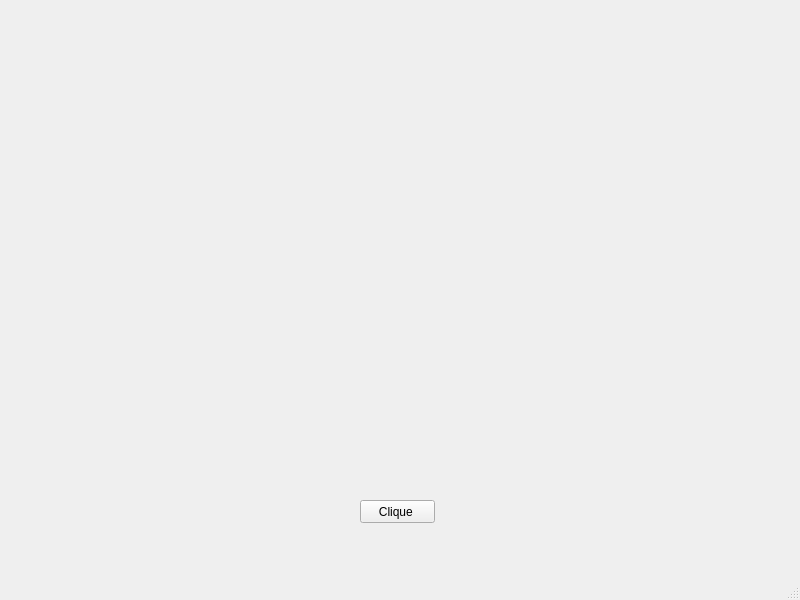
<?xml version="1.0" encoding="UTF-8"?>
<ui version="4.0">
 <class>MainWindow</class>
 <widget class="QMainWindow" name="MainWindow">
  <property name="geometry">
   <rect>
    <x>0</x>
    <y>0</y>
    <width>800</width>
    <height>600</height>
   </rect>
  </property>
  <property name="windowTitle">
   <string>MainWindow</string>
  </property>
  <widget class="QWidget" name="centralwidget">
   <widget class="QLabel" name="label">
    <property name="geometry">
     <rect>
      <x>10</x>
      <y>30</y>
      <width>781</width>
      <height>441</height>
     </rect>
    </property>
    <property name="text">
     <string/>
    </property>
   </widget>
   <widget class="QPushButton" name="pushButton">
    <property name="geometry">
     <rect>
      <x>360</x>
      <y>500</y>
      <width>75</width>
      <height>23</height>
     </rect>
    </property>
    <property name="text">
     <string>Clique </string>
    </property>
   </widget>
  </widget>
  <widget class="QStatusBar" name="statusbar"/>
 </widget>
 <resources/>
 <connections/>
</ui>
